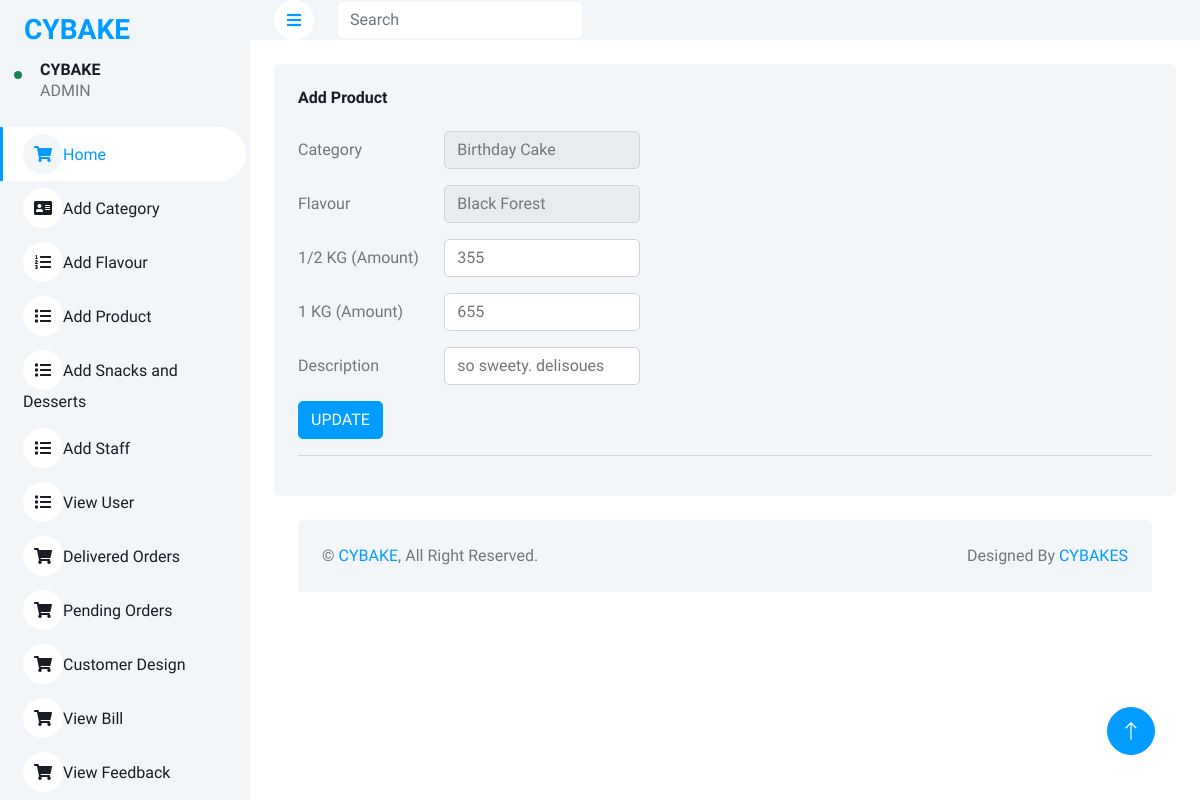
Page /admin/uproduct.php?uid=1 on the committed database.
### tables this page shows
CREATE TABLE `product` (
  `id` int(100) NOT NULL,
  `cat` varchar(100) NOT NULL,
  `flavour` varchar(100) NOT NULL,
  `halfkg` varchar(100) NOT NULL,
  `onekg` varchar(100) NOT NULL,
  `descr` varchar(100) NOT NULL,
  `image` varchar(100) NOT NULL
);

### admin/uproduct.php (the view, shortened to what this page needs)
<!DOCTYPE html>
<html lang="en">
<head>
    <link href="https://cdnjs.cloudflare.com/ajax/libs/font-awesome/5.10.0/css/all.min.css" rel="stylesheet">
    <link href="https://cdn.jsdelivr.net/npm/bootstrap-icons@1.4.1/font/bootstrap-icons.css" rel="stylesheet">
    <link href="lib/owlcarousel/assets/owl.carousel.min.css" rel="stylesheet">
    <link href="lib/tempusdominus/css/tempusdominus-bootstrap-4.min.css" rel="stylesheet" />
    <link href="css/bootstrap.min.css" rel="stylesheet">
    <link href="css/style.css" rel="stylesheet">
</head>
<body>
<?php include 'header.php'; ?>
<?php
						if(isset($_GET['uid']))
							{
								$upid=$_GET['uid'];
								include 'config.php';
								$sql1 = "select * from product where id='".$upid."'";
								$result1 = mysqli_query($con,$sql1);
								$num1=mysqlI_num_rows($result1);
								if($num1 > 0)
								{
								while($row1 = mysqli_fetch_array($result1))
								{
								$cat=$row1[1];
								$flavour=$row1[2];
								$halfkg=$row1[3];
								$onekg=$row1[4];
								$descr=$row1[5];
								}
								?>
 <div class="container-fluid pt-4 px-4">
                <div class="row g-4">
                    <div class="col-sm-12 col-xl-12">
					<div class="bg-light rounded h-100 p-4">
                            <h6 class="mb-4">Add Product</h6>
                            <form action="#" method="post" enctype="multipart/form-data">
								<div class="row mb-3">
                                    <label for="number" class="col-sm-2 col-form-label">Category</label>
                                    <div class="col-sm-3">
                                        <input type="text" name="cat" value="<?php echo $cat; ?>" readonly class="form-control" id="price">
                                    </div>
                                </div>
								<div class="row mb-3">
                                    <label for="number" class="col-sm-2 col-form-label">Flavour</label>
                                    <div class="col-sm-3">
                                        <input type="text" name="flavour" value="<?php echo $flavour; ?>" readonly class="form-control" id="price">
                                    </div>
                                </div>
								<div class="row mb-3">
                                    <label for="number" class="col-sm-2 col-form-label">1/2 KG (Amount)</label>
                                    <div class="col-sm-3">
                                        <input type="text" name="halfkg" value="<?php echo $halfkg; ?>" class="form-control" id="price">
                                    </div>
                                </div>
								<div class="row mb-3">
                                    <label for="number" class="col-sm-2 col-form-label">1 KG (Amount)</label>
                                    <div class="col-sm-3">
                                        <input type="text" name="onekg" class="form-control" value="<?php echo $onekg; ?>" id="price">
                                    </div>
                                </div>
								<div class="row mb-3">
                                    <label for="number" class="col-sm-2 col-form-label">Description</label>
                                    <div class="col-sm-3">
                                        <input type="text" name="descr" value="<?php echo $descr; ?>" class="form-control" id="price">
                                    </div>
                                </div>
                                <button type="submit" name="update" class="btn btn-primary">UPDATE</button>
								<hr>
								</form>
					<?php
								}
							}
?>
								</div>
                        </div>
                    </div>
            <?php include 'footer.php' ;?>
        </div>
        <a href="#" class="btn btn-lg btn-primary btn-lg-square back-to-top"><i class="bi bi-arrow-up"></i></a>
    </div>
</body>
</html>

### admin/css/style.css (style rules this page uses)
:root { --primary: #009CFF; --light: #F3F6F9; --dark: #191C24; }
.back-to-top { position: fixed; display: none; right: 45px; bottom: 45px; z-index: 99; }
.btn { transition: .5s; }
.btn.btn-primary { color: #FFFFFF; }
.btn-lg-square { width: 48px; height: 48px; }
.btn-square, .btn-sm-square, .btn-lg-square { padding: 0; display: inline-flex; align-items: center; justify-content: center; font-weight: normal; border-radius: 50px; }

### rows in the picture
product: cat "Birthday Cake", flavour "Black Forest", halfkg "355", onekg "655", descr "so sweety. delisoues"
